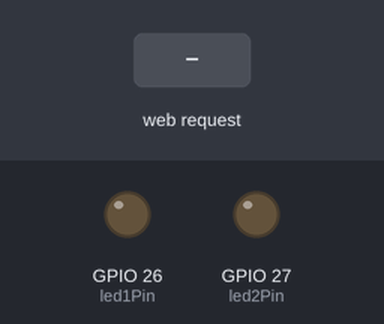
The program below on a simulated ESP32. Shown: output pins drawn as LEDs (lit = HIGH). Inputs (shaded band) come from the test bench. WiFi joins after 1.5 s; servers stay silent unless stated; what the program prints to the serial monitor is not drawn.

Above: at 3.2 s.
3.3 s: HTTP request GET /led1/on received
At 3.8 s:
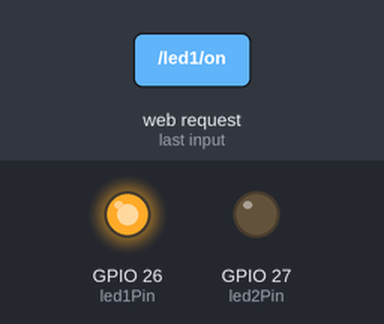
4.8 s: HTTP request GET /led2/on received
At 6.0 s:
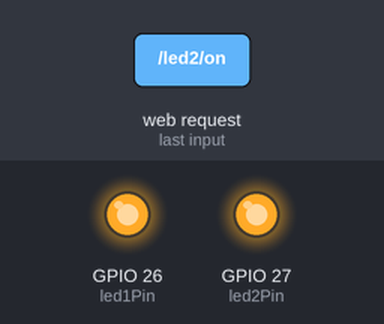
6.3 s: HTTP request GET /led1/off received
At 7.3 s:
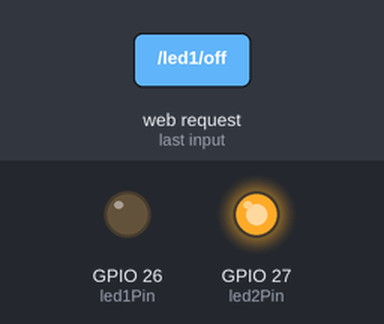
7.8 s: HTTP request GET /led2/off received
At 8.5 s:
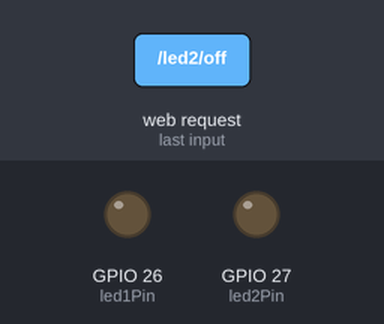
Timing chart, 0 to 10.3 s (numbered marks = the images above; inputs shaded):
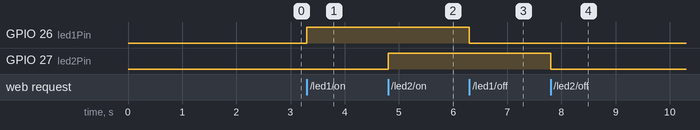

Measured:
- after the input at 3.3 s, GPIO 26 (led1Pin): LOW → HIGH at once
- after the input at 4.8 s, GPIO 27 (led2Pin): LOW → HIGH at once
- after the input at 6.3 s, GPIO 26 (led1Pin): HIGH → LOW at once
- after the input at 7.8 s, GPIO 27 (led2Pin): HIGH → LOW at once

The program:

main.cpp
```cpp
#include <WiFi.h>
#include <ESPAsyncWebServer.h>

const char* ssid = "Teste";
const char* password = "teste123";

const int led1Pin = 26; // Pino do LED 1
const int led2Pin = 27; // Pino do LED 2

AsyncWebServer server(80);

const char* html = R"rawliteral(
<!DOCTYPE html>
<html>
<head>
    <title>Controle de LEDs</title>
    <style>
        body { font-family: Arial; text-align: center; margin-top: 50px; }
        button { padding: 10px 20px; font-size: 20px; }
    </style>
</head>
<body>
    <h1>Controle de LEDs</h1>
    <h2>LED 1</h2>
    <button onclick="toggleLED(1, 'on')">Ligar</button>
    <button onclick="toggleLED(1, 'off')">Desligar</button>
    <h2>LED 2</h2>
    <button onclick="toggleLED(2, 'on')">Ligar</button>
    <button onclick="toggleLED(2, 'off')">Desligar</button>

    <script>
        function toggleLED(led, state) {
            fetch('/led' + led + '/' + state)
                .then(response => response.text())
                .then(data => alert(data));
        }
    </script>
</body>
</html>
)rawliteral";

void setup() {
    Serial.begin(115200);

    // Inicializa os pinos dos LEDs
    pinMode(led1Pin, OUTPUT);
    pinMode(led2Pin, OUTPUT);
    digitalWrite(led1Pin, LOW);
    digitalWrite(led2Pin, LOW);

    // Conecta ao WiFi
    WiFi.begin(ssid, password);
    while (WiFi.status() != WL_CONNECTED) {
        delay(1000);
        Serial.println("Conectando ao WiFi...");
    }
    Serial.println("Conectado ao WiFi!");
    Serial.print("Endereço IP: ");
    Serial.println(WiFi.localIP());

    // Define as rotas do servidor
    server.on("/", HTTP_GET, [](AsyncWebServerRequest *request) {
        request->send(200, "text/html", html);
    });

    server.on("/led1/on", HTTP_GET, [](AsyncWebServerRequest *request) {
        digitalWrite(led1Pin, HIGH);
        request->send(200, "text/plain", "LED 1 ligado");
    });

    server.on("/led1/off", HTTP_GET, [](AsyncWebServerRequest *request) {
        digitalWrite(led1Pin, LOW);
        request->send(200, "text/plain", "LED 1 desligado");
    });

    server.on("/led2/on", HTTP_GET, [](AsyncWebServerRequest *request) {
        digitalWrite(led2Pin, HIGH);
        request->send(200, "text/plain", "LED 2 ligado");
    });

    server.on("/led2/off", HTTP_GET, [](AsyncWebServerRequest *request) {
        digitalWrite(led2Pin, LOW);
        request->send(200, "text/plain", "LED 2 desligado");
    });

    // Inicia o servidor
    server.begin();
}

void loop() {
    // O loop pode permanecer vazio, pois o servidor é assíncrono
}
```
